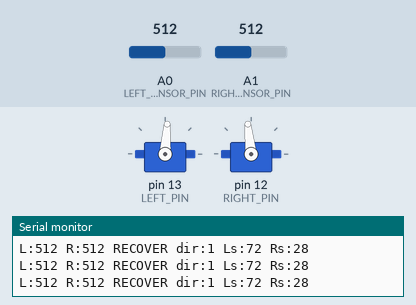
This sketch was run on a simulated Arduino Uno, built with avr-gcc and run on an emulated ATmega328P. On the bench: 2 × servo, the last lines printed to the serial monitor. The inputs (shaded band) are chosen by the test bench; at power-on: A0 (LEFT_SENSOR_PIN) = 512, A1 (RIGHT_SENSOR_PIN) = 512.

Above: at 4.2 s.
4.3 s: A0 (LEFT_SENSOR_PIN) set to 534
5.8 s: A0 (LEFT_SENSOR_PIN) set to 566
At 6.1 s:
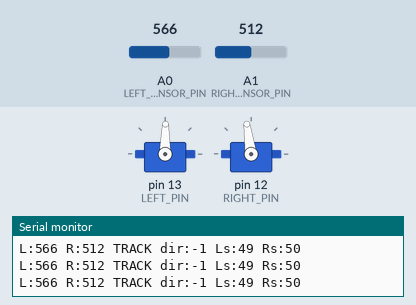
7.8 s: A0 (LEFT_SENSOR_PIN) set to 540
At 8.7 s:
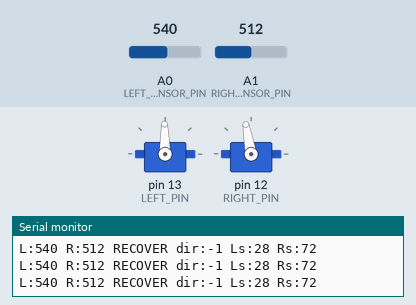
9.3 s: A1 (RIGHT_SENSOR_PIN) set to 539
10.8 s: A1 (RIGHT_SENSOR_PIN) set to 563
At 11.1 s:
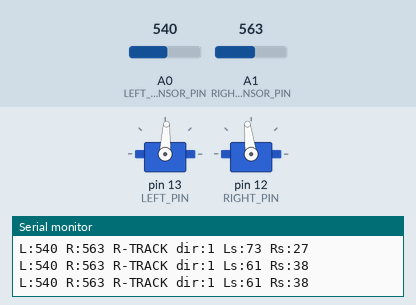
Timing chart, 0 to 13.4 s (numbered marks = the images above; inputs shaded):
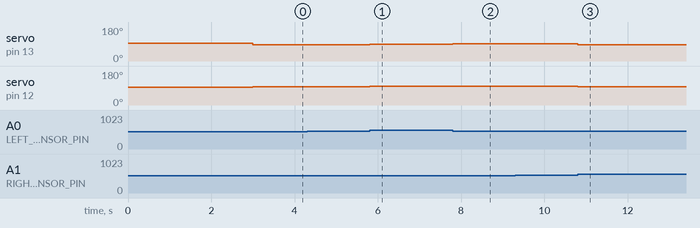

The sketch:

EllipticalPath.ino
```cpp
#include <Servo.h>

Servo leftServo;
Servo rightServo;

#define LEFT_PIN   13
#define RIGHT_PIN  12
#define LEFT_STOP  1507        // servo-specific neutral pulse (calibrated)
#define RIGHT_STOP 1507        // servo-specific neutral pulse (calibrated)

#define LEFT_SENSOR_PIN  A0    // swap with A1 if you rearranged the sensors
#define RIGHT_SENSOR_PIN A1

#define ON_LINE_THRESH 550     // > this = on black line; < this = on white

// Base motion for the ellipse.
#define BASE_SPEED  50         // forward speed
#define TURN_BIAS   8          // constant curve bias that holds the elliptical arc

// PID gains for the edge-tracking correction (steer around the line edge).
// Start with KP only, then add KD to damp oscillation, then a little KI to
// remove steady offset. Retune on the actual track.
#define KP   0.15
#define KI   0.0
#define KD   0.08

#define TURN_CAP    15         // limit on the PID steering correction
#define I_CAP       30         // anti-windup clamp on the integral term
#define PIVOT_HARD  22         // opposite-wheel pivot for full-loss recovery

int lastDir = 1;               // last recovery direction (+1 = steer right)

// PID state.
float integral = 0;
float lastError = 0;
unsigned long lastTime = 0;

unsigned long lastPrintTime = 0;
#define PRINT_INTERVAL_MS 100  // throttle Serial so prints don't slow the loop

void setup() {
  Serial.begin(9600);
  leftServo.attach(LEFT_PIN);
  rightServo.attach(RIGHT_PIN);
  leftServo.writeMicroseconds(LEFT_STOP);
  rightServo.writeMicroseconds(RIGHT_STOP);
  lastTime = millis();
  delay(3000);                 // pause to position the robot at the start
}

// Dummy read + settle delay before the real read for a stable ADC value.
int readSensor(int pin) {
  analogRead(pin);
  delayMicroseconds(50);
  return analogRead(pin);
}

// PID controller for the edge-tracking error. Returns a steering correction,
// capped to TURN_CAP. dt is measured each call; a guard prevents the
// derivative term from spiking when dt is near zero.
float pidCorrection(float error) {
  unsigned long now = millis();
  float dt = (now - lastTime) / 1000.0;   // seconds
  lastTime = now;
  if (dt <= 0) dt = 0.001;                // guard against divide-by-zero / D spike

  integral += error * dt;
  integral = constrain(integral, -I_CAP, I_CAP);   // anti-windup

  float derivative = (error - lastError) / dt;
  lastError = error;

  float output = KP * error + KI * integral + KD * derivative;
  return constrain(output, -TURN_CAP, TURN_CAP);
}

// Edge-following with a constant ellipse bias plus PID trim. TURN_BIAS keeps
// the robot arcing along the ellipse; the PID output corrects deviation from
// the line edge; a hard pivot recovers if the line is lost entirely.
void loop() {
  int left  = readSensor(LEFT_SENSOR_PIN);
  int right = readSensor(RIGHT_SENSOR_PIN);

  bool leftBlack  = (left  > ON_LINE_THRESH);
  bool rightBlack = (right > ON_LINE_THRESH);

  int leftSpeed, rightSpeed;
  const char* state;

  if (leftBlack && !rightBlack) {
    // ON TARGET: left rides the line, right on white. PID trim on the edge error.
    float error = left - right;             // how far onto the line we are
    float turn  = pidCorrection(error);
    leftSpeed  = BASE_SPEED + TURN_BIAS - turn;
    rightSpeed = BASE_SPEED - TURN_BIAS + turn;
    lastDir = -1;                           // line is toward the LEFT
    state = "TRACK";
  }
  else if (!leftBlack && !rightBlack) {
    // Both white: line lost. Reset PID and hard-pivot toward the last-seen side.
    integral = 0;
    lastError = 0;
    lastTime = millis();
    leftSpeed  = BASE_SPEED + (lastDir * PIVOT_HARD);
    rightSpeed = BASE_SPEED - (lastDir * PIVOT_HARD);
    state = "RECOVER";
  }
  else if (leftBlack && rightBlack) {
    // Both black: squarely on the line. Ease forward with the base curve bias.
    leftSpeed  = BASE_SPEED + TURN_BIAS;
    rightSpeed = BASE_SPEED - TURN_BIAS;
    state = "BOTH";
  }
  else {
    // Right black, left white: line crossed to the right sensor. PID trim, mirrored.
    float error = right - left;
    float turn  = pidCorrection(error);
    leftSpeed  = BASE_SPEED + TURN_BIAS + turn;
    rightSpeed = BASE_SPEED - TURN_BIAS - turn;
    lastDir = 1;                            // line is toward the RIGHT
    state = "R-TRACK";
  }

  leftSpeed  = constrain(leftSpeed,  -150, 150);
  rightSpeed = constrain(rightSpeed, -150, 150);

  // Mirrored servo mounting: LEFT minus, RIGHT plus so equal speeds go straight.
  leftServo.writeMicroseconds(LEFT_STOP  - leftSpeed);
  rightServo.writeMicroseconds(RIGHT_STOP + rightSpeed);

  // Throttled debug output.
  unsigned long now = millis();
  if (now - lastPrintTime >= PRINT_INTERVAL_MS) {
    lastPrintTime = now;
    Serial.print("L:");   Serial.print(left);
    Serial.print(" R:");  Serial.print(right);
    Serial.print(" ");    Serial.print(state);
    Serial.print(" dir:"); Serial.print(lastDir);
    Serial.print(" Ls:"); Serial.print(leftSpeed);
    Serial.print(" Rs:"); Serial.println(rightSpeed);
  }
}
```

Measured:
- after the input at 5.8 s, servo on pin 13 (LEFT_PIN): 86° → 89° at once; servo on pin 12 (RIGHT_PIN): 96° → 98° at once
- after the input at 7.8 s, servo on pin 13 (LEFT_PIN): 89° → 91° at once; servo on pin 12 (RIGHT_PIN): 98° → 100° at once
- after the input at 10.8 s, servo on pin 13 (LEFT_PIN): 91° → 87° at once; servo on pin 12 (RIGHT_PIN): 100° → 97° at once
